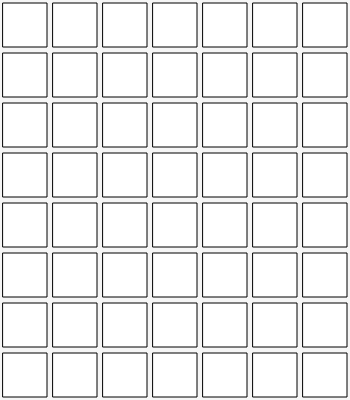
Frame 1 (no input)
Frame 60 (no input): identical to frame 1, image omitted
Frame 120 (the mouse pressed at the canvas centre since frame 60): identical to frame 1, image omitted

The p5.js sketch that drew this single still picture (run headless with seeded random() and noise() and a simulated clock; from frame 60 on, the mouse is pressed at the canvas centre):

// p5.js sketch
// ── sketch.js
let cells = [];

class Cell {
  constructor(x, y) {
    this.x = x;
    this.y = y;
    this.sz = 44;
    this.shape = "square";
  }
  render() {
    if (this.shape === "square") {
      square(this.x, this.y, this.sz);
    } else {
      
      circle(this.x, this.y, this.sz);
    }
  }
}

function setup() {
  createCanvas(350, 400);
  rectMode(CENTER);
  for (let y = 0; y < 8; y++) {
    for (let x = 0; x < 7; x++) {
      cells.push(new Cell(25 + x * 50, 25 + y * 50));
    }
  }
}

function mouseClicked() {
  cells.forEach(c => {
    c.shape = 'square';
    if (random()<.2) c.shape = 'circle';
  });
}

function draw() {
  background(245);
  for (let y = 0; y < cells.length; y++) {
    cells[y].render();
  }
}
